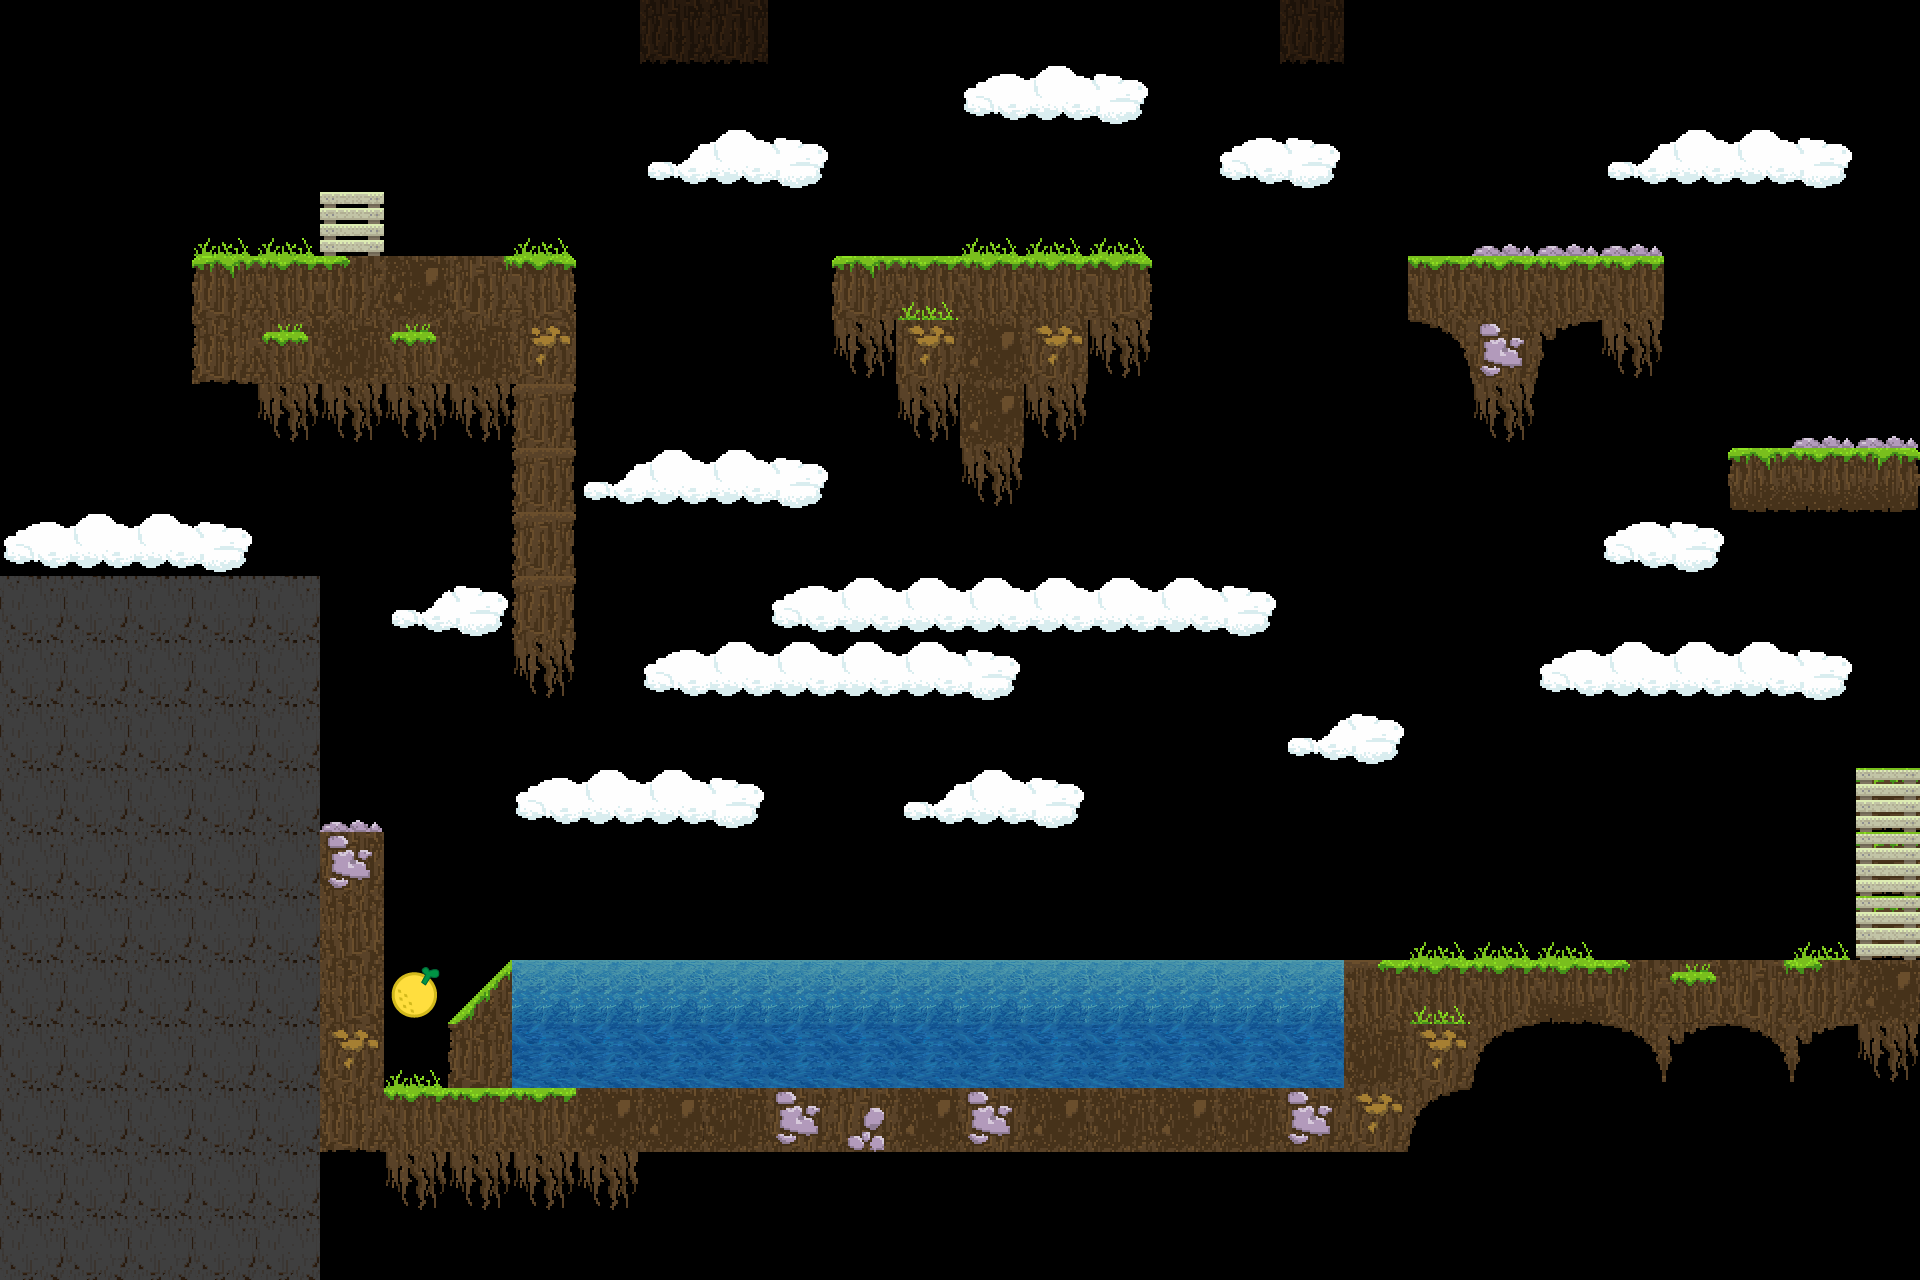

A level layout from a 2D game, rendered from its tile map. Below: a short description, then the map file with tile-grid data replaced by summaries:
An orthogonal 30x20 tile map with 64x64 px tiles, 2 tile layers (background, map), 3 tilesets and 28 objects (5x powerup, 2x platform, start, end).

<map version="1.0.0" orientation="orthogonal" renderorder="right-down" width="30" height="20" tilewidth="64" tileheight="64" nextobjectid="41">
 <tileset firstgid="1" name="Tiles_64x64" tilewidth="64" tileheight="64" tilecount="64" columns="8">
  <image source="../tilesets/Tiles_64x64.png" width="512" height="512" />
 </tileset>
 <tileset firstgid="65" name="tilesheet-water" tilewidth="64" tileheight="64" tilecount="9" columns="3">
  <image source="../tilesets/tilesheet-water.png" width="192" height="224" />
 </tileset>
 <tileset firstgid="74" name="endTile" tilewidth="64" tileheight="64" tilecount="1" columns="1">
  <image source="../tilesets/endTile.png" width="65" height="65" />
 </tileset>
 <layer name="background" width="30" height="20">
  <data>[600 cells, 117 non-empty, 11 distinct tile ids]</data>
 </layer>
 <layer name="map" width="30" height="20">
  <data>[600 cells, 138 non-empty, 32 distinct tile ids]</data>
 </layer>
 <objectgroup name="ground">
  <object id="3" x="192" y="256" width="320" height="128" />
  <object id="4" x="512" y="256" width="64" height="382" />
  <object id="9" x="832" y="256" width="320" height="64" />
  <object id="11" x="896" y="320" width="192" height="64" />
  <object id="12" x="960" y="384" width="64" height="64" />
  <object id="13" x="1408" y="256" width="256" height="64" />
  <object id="14" x="1472" y="320" width="64" height="64" />
  <object id="15" x="1728" y="448" width="192" height="64" />
  <object id="16" x="1856" y="768" width="64" height="256" />
  <object id="17" x="1344" y="960" width="512" height="64" />
  <object id="18" x="1344" y="1024" width="128" height="64" />
  <object id="19" x="576" y="1088" width="832" height="64" />
  <object id="22" x="320" y="1088" width="256" height="64" />
  <object id="23" x="320" y="832" width="64" height="256" />
  <object id="37" x="640" y="0" width="128" height="64" />
  <object id="38" x="1280" y="0" width="64" height="64" />
  <object id="39" x="448" y="1025.33" width="64" height="62.6667" />
  <object id="40" x="448" y="1024">
   <polygon points="0,0 64,0 64,-64" />
  </object>
 </objectgroup>
 <objectgroup name="objects">
  <object id="24" type="platform" x="0" y="896" width="192" height="64">
   <properties>
    <property name="pivoted" type="bool" value="true" />
   </properties>
  </object>
  <object id="25" type="platform" x="1472" y="640" width="256" height="64">
   <properties>
    <property name="pivoted" type="bool" value="true" />
   </properties>
  </object>
  <object id="29" type="powerup" x="441.939" y="182.909" width="64" height="64">
   <properties>
    <property name="class" value="gravity" />
   </properties>
  </object>
  <object id="30" type="powerup" x="745.091" y="140.364" width="60.6061" height="60.6061">
   <properties>
    <property name="class" value="gravity" />
   </properties>
  </object>
  <object id="31" type="powerup" x="1054.55" y="187.879" width="57.5758" height="51.5152">
   <properties>
    <property name="class" value="gravity" />
   </properties>
  </object>
  <object id="32" type="powerup" x="1348.48" y="72.7273" width="54.5455" height="54.5455">
   <properties>
    <property name="class" value="gravity" />
   </properties>
  </object>
  <object id="33" type="powerup" x="1703.03" y="887.879" width="54.5455" height="57.5758">
   <properties>
    <property name="class" value="velocity" />
   </properties>
  </object>
 </objectgroup>
 <objectgroup name="water">
  <object id="26" x="512" y="960" width="832" height="128" />
 </objectgroup>
 <objectgroup name="positions">
  <object id="27" name="start" x="316.485" y="128.606" width="64" height="64" />
  <object id="28" name="end" x="386.182" y="961.939" width="64" height="64" />
 </objectgroup>
</map>
